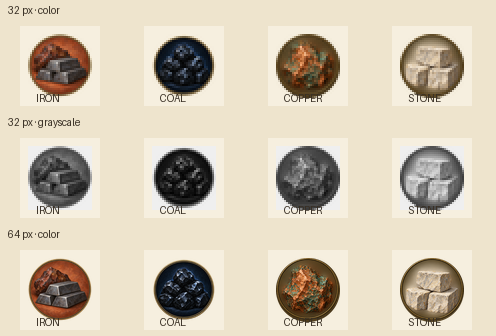
#> input picture docs/design/resource-art/iron-coal-review-2026-10-11.png, 496 x 336 px, given in place of painted-medallions-sheet.png, which was not available; the run also reads 1 picture not shown here
$ python render_variants.py
#> lines starting #> are read from the running program, lines starting #| are printed output that depends on the picture
from pathlib import Path
from PIL import Image, ImageDraw, ImageFont, ImageFilter

ROOT = Path(__file__).parent
NAMES = ['wheat', 'cattle', 'stone', 'copper', 'iron', 'coal']
SOURCES = {
    'painted-medallions': ('sources/painted-medallions-sheet.png', 'circle'),
    'natural-objects': ('sources/natural-objects-sheet.png', 'object'),
    'illuminated': ('sources/illuminated-sheet.png', 'panel'),
}

def cell(src, i):
    x, y = (i % 3) * 512, (i // 3) * 512
    im = src.crop((x, y, x+512, y+512)).convert('RGBA')
    mode = list(SOURCES.values())[list(SOURCES.keys()).index(current)][1]
    if mode == 'circle':
        # Keep the full painted field inside the thin medallion rim; clear the surrounding sheet.
        mask = Image.new('L', (512,512), 0)
        ImageDraw.Draw(mask).ellipse((7,7,505,505), fill=255)
        im.putalpha(mask)
    elif mode == 'panel':
        # The manuscript frame defines the miniature; preserve its vellum interior.
        mask = Image.new('L', (512,512), 0)
        ImageDraw.Draw(mask).rounded_rectangle((23,22,489,491), radius=54, fill=255)
        im.putalpha(mask)
    else:
        # The generator supplied a vignetted brown ground. Retain each object and its soft
        # ground shadow inside a generous, feathered silhouette, clearing only the field.
        silhouettes = [
            [(176,18),(252,45),(322,25),(407,81),(447,145),(425,220),(387,285),(358,351),(337,430),(300,484),(194,484),(151,448),(130,372),(98,308),(75,235),(90,161),(126,91)],
            [(51,265),(64,196),(90,134),(156,93),(228,90),(266,67),(286,38),(307,35),(325,74),(359,80),(398,101),(441,145),(450,221),(430,284),(414,390),(392,478),(343,483),(325,395),(298,330),(267,393),(259,475),(208,481),(187,391),(156,335),(131,475),(88,480),(80,389)],
            [(100,158),(153,99),(371,87),(439,130),(448,274),(429,338),(453,414),(405,453),(318,446),(267,427),(184,446),(105,424),(73,363)],
            [(62,278),(81,205),(123,150),(172,111),(224,86),(282,82),(334,100),(390,137),(438,178),(456,254),(423,330),(394,409),(336,457),(258,474),(175,457),(111,417),(68,358)],
            [(28,290),(48,218),(75,160),(127,108),(204,83),(273,110),(329,198),(491,205),(492,267),(377,279),(388,329),(414,363),(398,429),(346,478),(273,474),(214,434),(151,465),(82,440),(43,384)],
            [(45,321),(54,260),(92,210),(152,191),(202,117),(265,73),(330,97),(372,160),(444,170),(478,218),(474,287),(430,343),(456,397),(414,458),(348,481),(280,447),(220,480),(145,455),(92,418),(53,377)],
        ]
        mask = Image.new('L', (512,512), 0)
        ImageDraw.Draw(mask).polygon(silhouettes[i], fill=255)
        mask = mask.filter(ImageFilter.GaussianBlur(7))
        # Crisp-enough alpha at the edge while preserving the generated shadow inside.
        im.putalpha(mask)
    return im

# Build master/derivatives.
for current, (source, _) in SOURCES.items():
    sheet = Image.open(ROOT/source).convert('RGB')
#> sheet is the input picture: PIL image 496x336 RGB; mean R, G, B 207, 196.7, 178
    for i, name in enumerate(NAMES):
        icon = cell(sheet, i)
        # Crop transparent margin to the visual boundary, then square-pad with a small buffer.
        bbox = icon.getchannel('A').getbbox()
        icon = icon.crop(bbox)
        side = max(icon.size)
        square = Image.new('RGBA', (side, side), (0,0,0,0))
        square.alpha_composite(icon, ((side-icon.width)//2, (side-icon.height)//2))
        square = square.resize((256,256), Image.Resampling.LANCZOS)
        target = ROOT/current
        target.mkdir(exist_ok=True)
        square.save(target/f'{name}-256.png', optimize=True)
        for size in (64,32):
            square.resize((size,size), Image.Resampling.LANCZOS).save(target/f'{name}-{size}.png', optimize=True)
#> this loop made 6 passes
#> pass 1, in cell, `im = src.crop((x, y, x+512, y+512)).convert('RGBA')`:
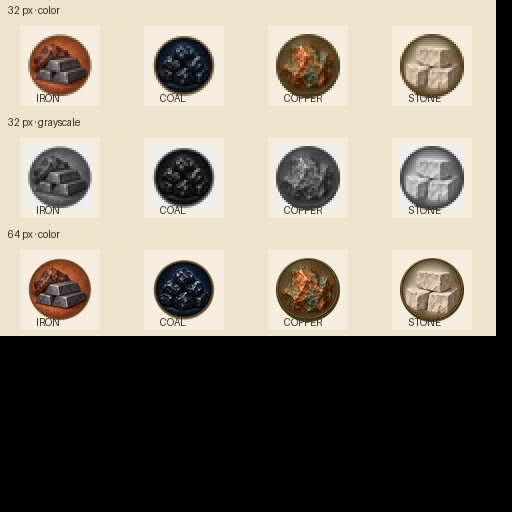
#> im: PIL image 512x512 RGBA; mean R, G, B, A 131.6, 125.1, 113.1, 255
#> pass 1, `icon = cell(sheet, i)`:
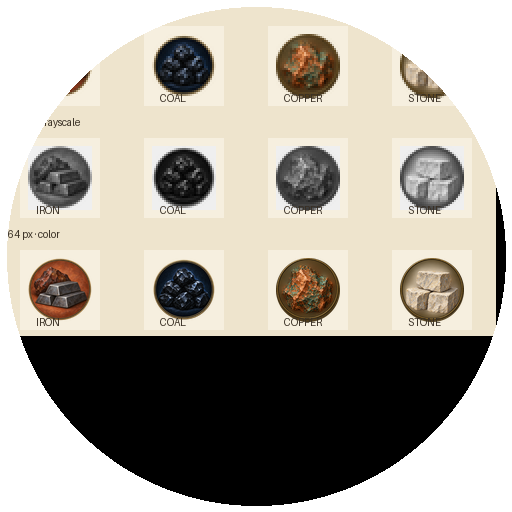
#> icon: PIL image 512x512 RGBA; mean R, G, B, A 131.6, 125.1, 113.1, 190.2; transparent parts drawn white
#> pass 1, `icon = icon.crop(bbox)`:
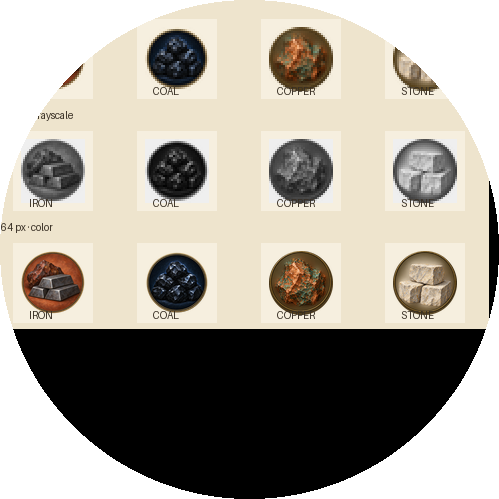
#> icon: PIL image 499x499 RGBA; mean R, G, B, A 133, 126.4, 114.4, 200.2; transparent parts drawn white
#> after the loop:
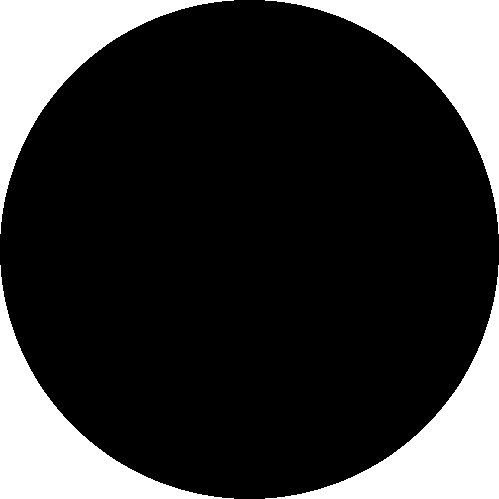
#> icon: PIL image 499x499 RGBA; mean R, G, B, A 0, 0, 0, 200.2; transparent parts drawn white
#> (the run stopped early here; a loop or call above may not have finished)
